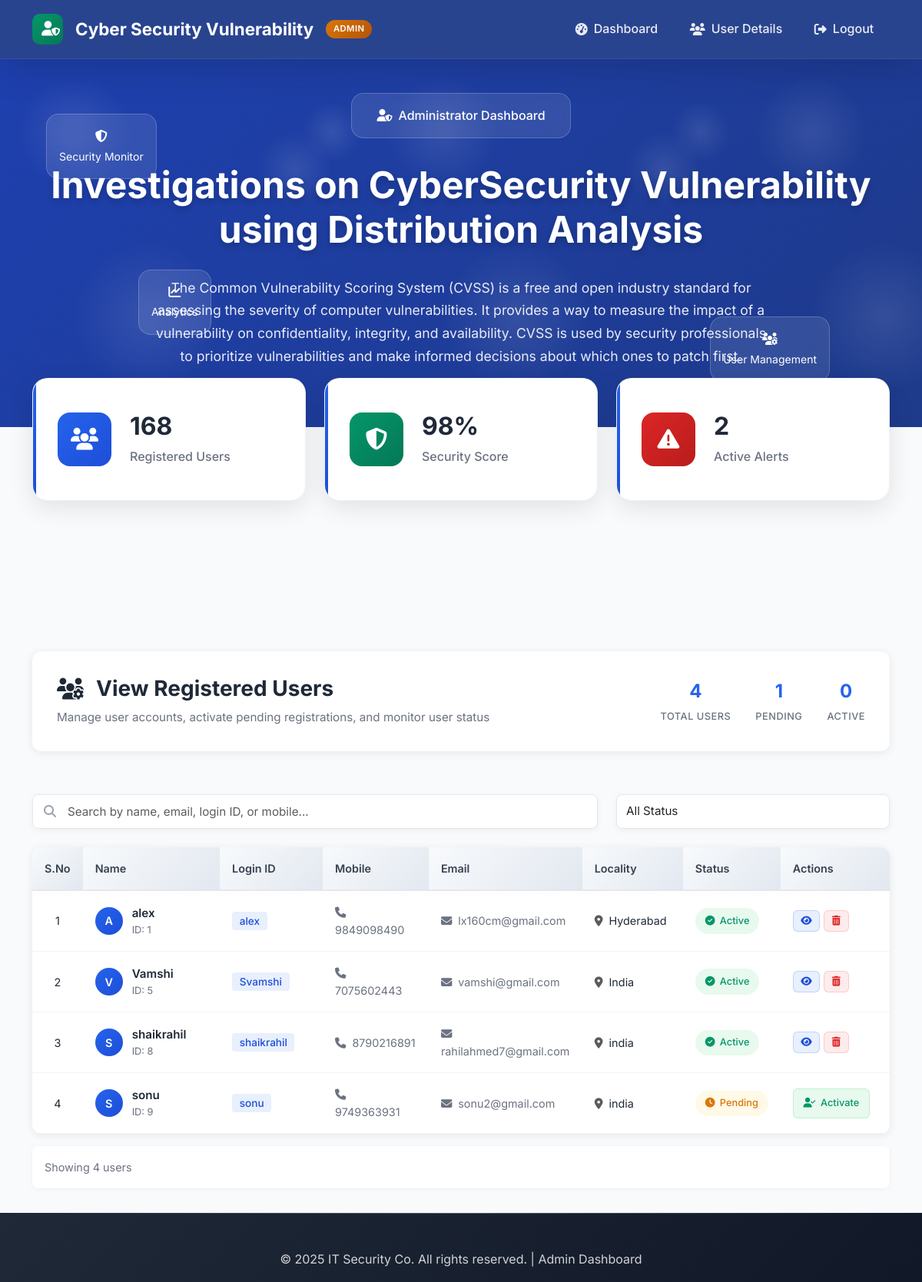
Page /ActivaUsers/?uid=5 on the committed database.
### users/models.py (models this page shows, shortened)
class UserRegistrationModel(models.Model):
    name = models.CharField(max_length=100)
    loginid = models.CharField(unique=True, max_length=100)
    password = models.CharField(max_length=100)
    mobile = models.CharField(unique=True, max_length=100)
    email = models.CharField(unique=True, max_length=100)
    locality = models.CharField(max_length=100)
    address = models.CharField(max_length=1000)
    city = models.CharField(max_length=100)
    state = models.CharField(max_length=100)
    status = models.CharField(max_length=100)
    class Meta:
        db_table = 'UserRegistrations'

### admins/views.py (the view)
# urls.py: path('ActivaUsers/', admins.ActivaUsers, name='ActivaUsers'),
def ActivaUsers(request):
    if request.method == 'GET':
        id = request.GET.get('uid')
        status = 'activated'
        print("PID = ", id, status)
        UserRegistrationModel.objects.filter(id=id).update(status=status)
        data = UserRegistrationModel.objects.all()
        return render(request, 'admins/viewregisterusers.html', {'data': data})

### assets/templates/admins/viewregisterusers.html (shortened to what this page needs)
{%extends 'admins/adminbase.html'%}
{%block contents%}
<section class="admin-users-section">
    <div class="container">
        <div class="row mb-4">
            <div class="col-12">
                <div class="page-header">
                    <div class="header-content">
                        <h2 class="page-title">
                            <i class="fas fa-users-cog me-3"></i>
                            View Registered Users
                        </h2>
                        <p class="page-subtitle">Manage user accounts, activate pending registrations, and monitor user status</p>
                    </div>
                    <div class="header-stats">
                        <div class="stat-item">
                            <span class="stat-number" id="totalUsers">{{ data|length }}</span>
                            <span class="stat-label">Total Users</span>
                        </div>
                        <div class="stat-item">
                            <span class="stat-number" id="pendingUsers">0</span>
                            <span class="stat-label">Pending</span>
                        </div>
                        <div class="stat-item">
                            <span class="stat-number" id="activeUsers">0</span>
                            <span class="stat-label">Active</span>
                        </div>
                    </div>
                </div>
            </div>
        </div>
        <div class="row mb-4">
            <div class="col-md-8">
                <div class="search-box">
                    <i class="fas fa-search search-icon"></i>
                    <input type="text" class="form-control" id="searchInput" placeholder="Search by name, email, login ID, or mobile...">
                </div>
            </div>
            <div class="col-md-4">
                <select class="form-select" id="statusFilter">
                    <option value="">All Status</option>
                </select>
            </div>
        </div>
        <div class="row">
            <div class="col-12">
                <div class="table-container">
                    <div class="table-responsive">
                        <table class="users-table">
                            <thead>
                                <tr>
                                    <th width="60">S.No</th>
                                    <th width="200">Name</th>
                                    <th width="150">Login ID</th>
                                    <th width="150">Mobile</th>
                                    <th width="200">Email</th>
                                    <th width="150">Locality</th>
                                    <th width="120">Status</th>
                                    <th width="150">Actions</th>
                                </tr>
                            </thead>
                            <tbody id="usersTableBody">
                                {% for i in data %}
                                <tr class="user-row" data-status="{{ i.status }}">
                                    <td class="text-center">{{ forloop.counter }}</td>
                                    <td>
                                        <div class="user-info">
                                            <div class="user-avatar">
                                                {{ i.name|first|upper }}
                                            </div>
                                            <div class="user-details">
                                                <div class="user-name">{{ i.name }}</div>
                                                <div class="user-id">ID: {{ i.id }}</div>
                                            </div>
                                        </div>
                                    </td>
                                    <td>
                                        <span class="login-id">{{ i.loginid }}</span>
                                    </td>
                                    <td>
                                        <a href="tel:{{ i.mobile }}" class="contact-link">
                                            <i class="fas fa-phone me-2"></i>{{ i.mobile }}
                                        </a>
                                    </td>
                                    <td>
                                        <a href="mailto:{{ i.email }}" class="contact-link">
                                            <i class="fas fa-envelope me-2"></i>{{ i.email }}
                                        </a>
                                    </td>
                                    <td>
                                        <i class="fas fa-map-marker-alt me-2 text-muted"></i>{{ i.locality }}
                                    </td>
                                    <td>
                                        {% if i.status == 'waiting' %}
                                        <span class="status-badge pending">
                                            <i class="fas fa-clock"></i>
                                            Pending
                                        </span>
                                        {% else %}
                                        <span class="status-badge active">
                                            <i class="fas fa-check-circle"></i>
                                            Active
                                        </span>
                                        {% endif %}
                                    </td>
                                    <td>
                                        {% if i.status == 'waiting' %}
                                        <a href="/ActivaUsers/?uid={{ i.id }}"
                                           class="btn-action activate"
                                           onclick="return confirm('Are you sure you want to activate {{ i.name }}?')">
                                            <i class="fas fa-user-check"></i>
                                            Activate
                                        </a>
                                        {% else %}
                                        <div class="action-group">
                                            <button class="btn-action view" onclick="showUserInfo('{{ i.name }}', '{{ i.email }}', '{{ i.mobile }}', '{{ i.locality }}')">
                                                <i class="fas fa-eye"></i>
                                            </button>
                                            <a href="/DeleteUsers/?uid={{ i.id }}"
                                               class="btn-action delete"
                                               onclick="return confirm('Are you sure you want to delete {{ i.name }}? This action cannot be undone.')">
                                                <i class="fas fa-trash-alt"></i>
                                            </a>
                                        </div>
                                        {% endif %}
                                    </td>
                                </tr>
                                {% endfor %}
                            </tbody>
                        </table>
                    </div>
                </div>
            </div>
        </div>
        <div class="row mt-3">
            <div class="col-12">
                <div class="results-info">
                    <span id="resultsText">Showing {{ data|length }} users</span>
                </div>
            </div>
        </div>
    </div>
</section>
{%endblock%}

### assets/templates/admins/adminbase.html (style rules this page uses)
:root { --admin-primary: linear-gradient(135deg, #2563eb 0%, #1d4ed8 100%); --admin-secondary: linear-gradient(135deg, #059669 0%, #047857 100%); --admin-danger: linear-gradient(135deg, #dc2626 0%, #b91c1c 100%); --admin-warning: linear-gradient(135deg, #d97706 0%, #b45309 100%); --glass-bg: rgba(255, 255, 255, 0.1); --glass-border: rgba(255, 255, 255, 0.2); --shadow-light: 0 8px 32px rgba(0, 0, 0, 0.1); --shadow-medium: 0 12px 48px rgba(0, 0, 0, 0.15); --text-primary: #1f2937; --text-secondary: #6b7280; --admin-bg: linear-gradient(135deg, #1e40af 0%, #1e3a8a 100%); }
* { margin: 0; padding: 0; box-sizing: border-box; }
body { font-family: 'Inter', sans-serif; line-height: 1.6; color: var(--text-primary); overflow-x: hidden; background: #f8fafc; }

### assets/templates/admins/viewregisterusers.html (style rules this page uses)
.admin-users-section { background: #f8fafc; min-height: calc(100vh - 200px); padding: 2rem 0; }
.page-header { background: white; border-radius: 12px; padding: 2rem; box-shadow: 0 2px 12px rgba(0, 0, 0, 0.08); display: flex; justify-content: space-between; align-items: center; margin-bottom: 2rem; }
.page-title { color: #1f2937; font-weight: 700; font-size: 1.75rem; margin-bottom: 0.5rem; display: flex; align-items: center; }
.page-subtitle { color: #6b7280; margin: 0; font-size: 0.95rem; }
.header-stats { display: flex; gap: 2rem; }
.stat-item { text-align: center; }
.stat-number { display: block; font-size: 1.5rem; font-weight: 700; color: #2563eb; }
.stat-label { font-size: 0.8rem; color: #6b7280; text-transform: uppercase; font-weight: 500; letter-spacing: 0.5px; }
.search-box { position: relative; background: white; border-radius: 8px; box-shadow: 0 2px 8px rgba(0, 0, 0, 0.05); }
.search-icon { position: absolute; left: 15px; top: 50%; transform: translateY(-50%); color: #9ca3af; z-index: 2; }
.search-box .form-control { padding-left: 45px; border: 1px solid #e5e7eb; border-radius: 8px; height: 45px; font-size: 0.95rem; }
.form-select { background: white; border: 1px solid #e5e7eb; border-radius: 8px; height: 45px; font-size: 0.95rem; box-shadow: 0 2px 8px rgba(0, 0, 0, 0.05); }
.table-container { background: white; border-radius: 12px; box-shadow: 0 2px 12px rgba(0, 0, 0, 0.08); overflow: hidden; }
.users-table { width: 100%; border-collapse: collapse; }
.users-table th { background: linear-gradient(135deg, #f8fafc 0%, #e2e8f0 100%); color: #374151; font-weight: 600; padding: 1rem; text-align: left; border-bottom: 2px solid #e5e7eb; font-size: 0.9rem; }
.users-table td { padding: 1rem; border-bottom: 1px solid #f3f4f6; vertical-align: middle; font-size: 0.9rem; }
.user-info { display: flex; align-items: center; gap: 0.75rem; }
.user-avatar { width: 36px; height: 36px; background: linear-gradient(135deg, #2563eb 0%, #1d4ed8 100%); border-radius: 50%; display: flex; align-items: center; justify-content: center; color: white; font-weight: 600; font-size: 0.9rem; }
.user-name { font-weight: 600; color: #1f2937; font-size: 0.95rem; }
.user-id { color: #6b7280; font-size: 0.8rem; }
.login-id { background: rgba(37, 99, 235, 0.1); color: #1d4ed8; padding: 0.25rem 0.6rem; border-radius: 4px; font-weight: 500; font-size: 0.85rem; }
.contact-link { color: #6b7280; text-decoration: none; transition: color 0.3s ease; font-size: 0.9rem; }
.status-badge { display: inline-flex; align-items: center; gap: 0.4rem; padding: 0.4rem 0.8rem; border-radius: 20px; font-weight: 500; font-size: 0.8rem; }
.status-badge.active { background: rgba(34, 197, 94, 0.1); color: #059669; }
.status-badge.pending { background: rgba(251, 191, 36, 0.1); color: #d97706; }
.btn-action { display: inline-flex; align-items: center; gap: 0.4rem; padding: 0.5rem 0.8rem; border: none; border-radius: 6px; font-size: 0.8rem; font-weight: 500; text-decoration: none; transition: all 0.3s ease; cursor: pointer; }
.btn-action.activate { background: rgba(34, 197, 94, 0.1); color: #059669; border: 1px solid rgba(34, 197, 94, 0.2); }
.btn-action.view { background: rgba(37, 99, 235, 0.1); color: #1d4ed8; border: 1px solid rgba(37, 99, 235, 0.2); padding: 0.4rem 0.6rem; }
.btn-action.delete { background: rgba(239, 68, 68, 0.1); color: #dc2626; border: 1px solid rgba(239, 68, 68, 0.2); padding: 0.4rem 0.6rem; }
.action-group { display: flex; gap: 0.3rem; }
.results-info { background: white; padding: 1rem; border-radius: 8px; box-shadow: 0 1px 6px rgba(0, 0, 0, 0.05); color: #6b7280; font-size: 0.9rem; }

### rows in the picture
UserRegistrationModel: name|first "A", name "alex", id "1", loginid "alex", mobile "9849098490", email "lx160cm@gmail.com", locality "Hyderabad", status "Active"
UserRegistrationModel: name|first "V", name "Vamshi", id "5", loginid "Svamshi", mobile "7075602443", email "vamshi@gmail.com", locality "India", status "Active"
UserRegistrationModel: name|first "S", name "shaikrahil", id "8", loginid "shaikrahil", mobile "8790216891", email "rahilahmed7@gmail.com", locality "india", status "Active"
UserRegistrationModel: name|first "S", name "sonu", id "9", loginid "sonu", mobile "9749363931", email "sonu2@gmail.com", locality "india", status "waiting" (drawn)

### other values in the picture
{{ data|length }} "4"
